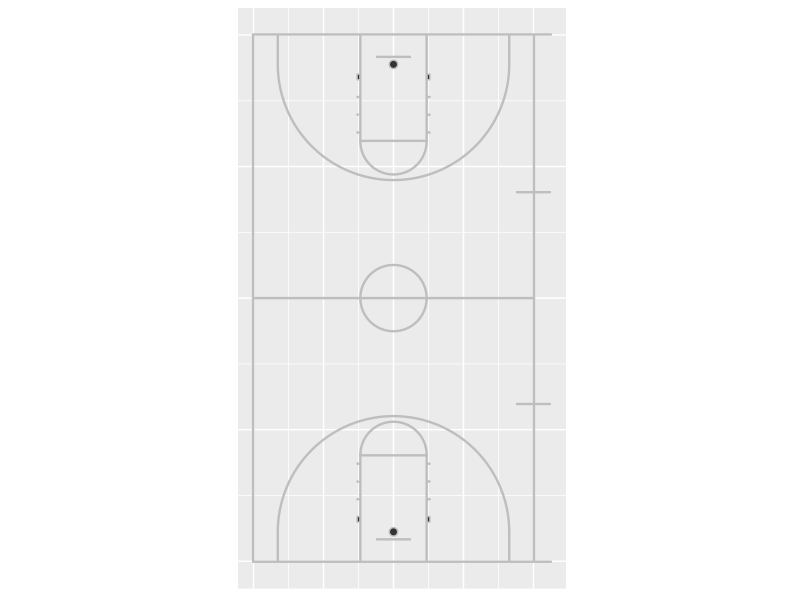
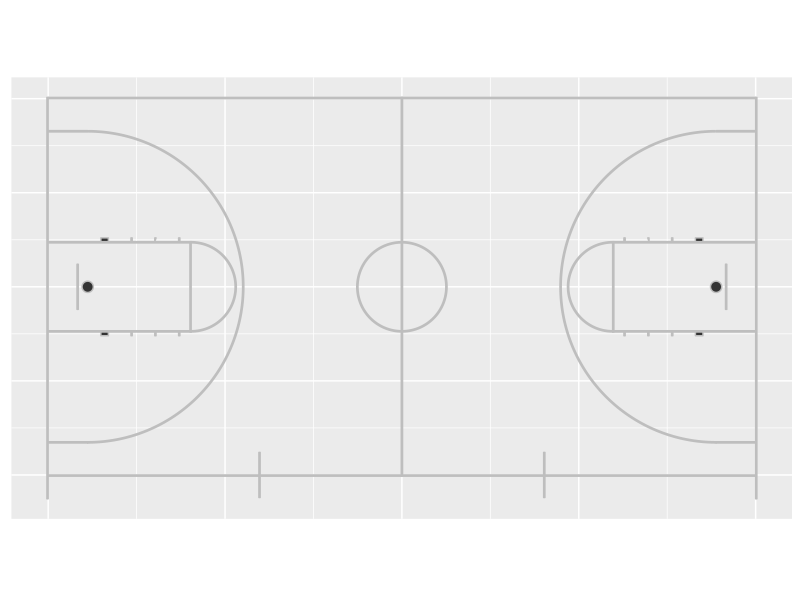
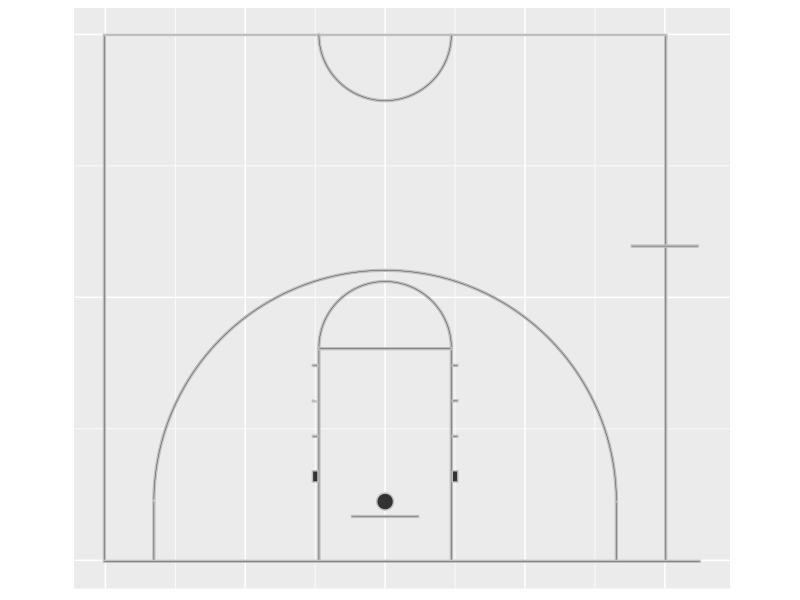
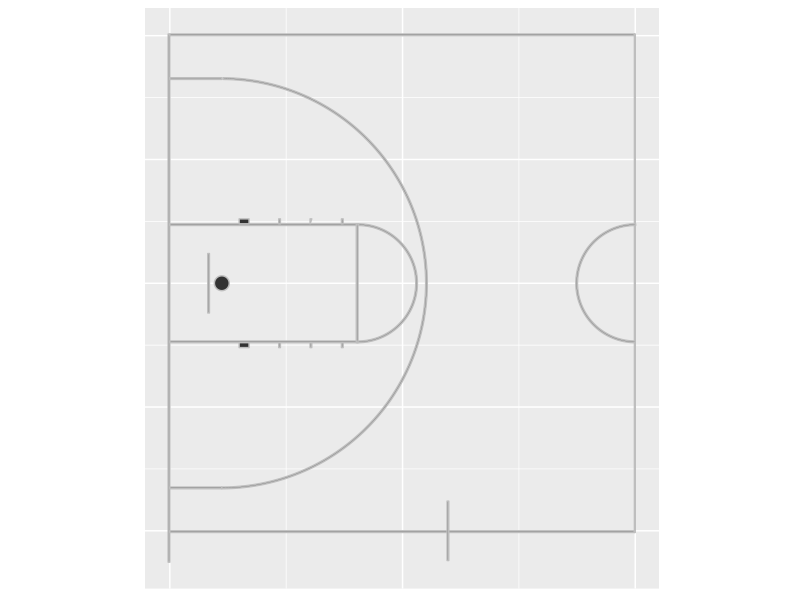
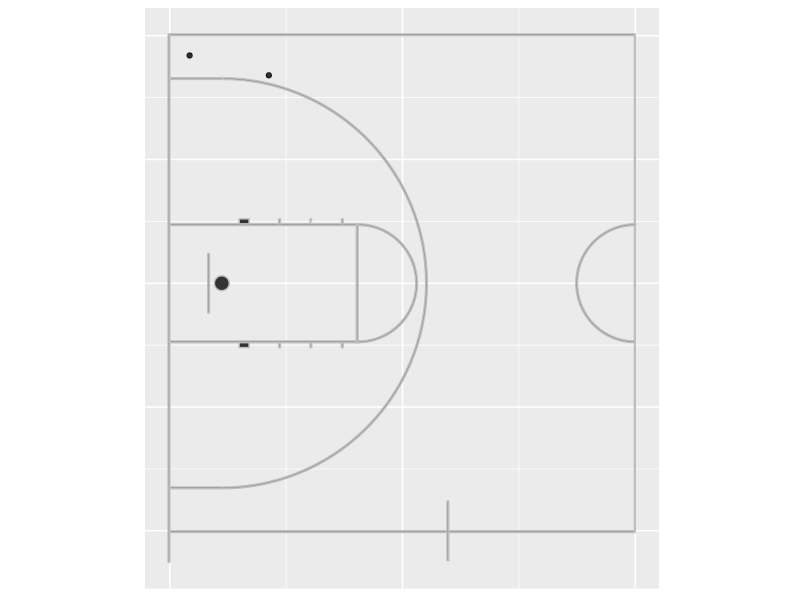

Recreate these plots in R, in order.
# Author : Ewen Gallic http://editerna.free.fr/wp/
# Date : 2014-08-03

# Any comments are welcome.

library(grid)
library(ggplot2)
library(gridExtra)
library(gtable)


###############
## FUNCTIONS ##
###############

# http://stackoverflow.com/questions/6862742/draw-a-circle-with-ggplot2
# Function to create circles
circle_fun <- function(center=c(0,0), diameter=1, npoints=500, start=0, end=2){
  tt <- seq(start*pi, end*pi, length.out=npoints)
  data.frame(
    x = center[1] + diameter / 2 * cos(tt),
    y = center[2] + diameter / 2 * sin(tt)
  )
}

# Gives y coordinates of the opposite side
rev_y <- function(y) 94-y

# Converts inches to feet
inches_to_feet <- function(x) x/12

# Given the angle theta and the court data frame,
# rotates the coordinates of the court by an angle theta
rotate_court <- function(court, theta=pi/2){
  court_r <- court
  court_r$x <- court_r$x / 180 * pi
  court_r$y <- court_r$y / 180 * pi
  matrice_r <- matrix(c(cos(theta), sin(theta), -sin(theta), cos(theta)), ncol = 2)
  coords_r <- apply(court_r[,c("x","y")], 1, function(x) x %*% matrice_r)
  court_r$x <- coords_r[1,] ; court_r$y <- coords_r[2,]
  court_r$x <- court_r$x * 180 / pi
  court_r$y <- court_r$y * 180 / pi
  return(court_r)
}

# From x and y coordinates for a line (represented by a polygon here),
# a number of group and a short description
# creates a data.frame for this line
# in order to use it with ggplot2.
new_coords <- function(x, y, group, descri){
  new_coords_df <- data.frame(x = x, y = y)
  new_coords_df$group <- group
  new_coords_df$side <- 1
  group <- group + 1
  
  # The same thing for the opposite side
  new_coords_df2 <- data.frame(x = x, y = rev_y(y))
  new_coords_df2$group <- group
  new_coords_df2$side <- 2
  group <<- group + 1
  
  # On reunit les donnees
  new_coords_df <- rbind(new_coords_df, new_coords_df2)
  new_coords_df$descri <- descri
  
  return(new_coords_df)
}

###############
## THE COURT ##
###############

# 3 pts circle
cercle_3pts.out <- circle_fun(center = c(25,inches_to_feet(63)), diameter = (20+inches_to_feet(9))*2)
cercle_3pts.in <- circle_fun(center = c(25,inches_to_feet(63)), diameter = (20+inches_to_feet(7))*2)
# Basket circle
cercle_ce <- circle_fun(center = c(25,5+3/12), diameter = 1.5)
# Free throw circle
cercle_lf.out <- circle_fun(center = c(25,19), diameter = 6*2)
cercle_lf.in <- circle_fun(center = c(25,19), diameter = (6-1/6)*2)
# Middle circle
cercle_mil.out <- circle_fun(center = c(25,47), diameter = 6*2)
cercle_mil.in <- circle_fun(center = c(25,47), diameter = (6-1/6)*2)


group <- 1 # We assign the first group, and it gets incremented with each use of new_coords()
court <- new_coords(c(0-1/6,0-1/6,53 + 1/6,53 + 1/6), c(0 - 1/6,0,0,0 - 1/6), group = group, descri = "ligne de fond")
court <- rbind(court, new_coords(x = c(0-1/6,0-1/6,0,0), y = c(0,47-1/12,47-1/12,0), group = group, descri = "ligne gauche"))
court <- rbind(court, new_coords(x = c(50,50,50+1/6,50+1/6), y = c(0,47-1/12,47-1/12,0), group = group, descri = "ligne droite"))
court <- rbind(court, new_coords(x = c(47,47,53,53), y = c(28,28+1/6,28+1/6,28), group = group, descri = "marque entraineur droite"))
court <- rbind(court, new_coords(x = c(inches_to_feet(51),inches_to_feet(51),inches_to_feet(51)+1/6,inches_to_feet(51)+1/6), y = c(0,inches_to_feet(63),inches_to_feet(63),0), group = group, descri = "3pts bas gauche"))
court <- rbind(court, new_coords(x = c(50-inches_to_feet(51)-1/6,50-inches_to_feet(51)-1/6,50-inches_to_feet(51),50-inches_to_feet(51)), y = c(0,inches_to_feet(63),inches_to_feet(63),0), group = group, descri = "3pts bas droit"))
court <- rbind(court, new_coords(x = c(19,19,19+1/6,19+1/6), y = c(0,19,19,0), group = group, descri = "LF bas gauche"))
court <- rbind(court, new_coords(x = c(31-1/6,31-1/6,31,31), y = c(0,19,19,0), group = group, descri = "LF bas droit"))
court <- rbind(court, new_coords(x = c(19,19,31,31), y = c(19-1/6,19,19,19-1/6), group = group, descri = "LF tireur"))
court <- rbind(court, new_coords(x = c(22, 22, 28, 28), y = c(4-1/6,4,4,4-1/6), group = group, descri = "planche"))
court <- rbind(court, new_coords(x = c(cercle_3pts.out[1:250,"x"], rev(cercle_3pts.in[1:250,"x"])),
                                 y = c(cercle_3pts.out[1:250,"y"], rev(cercle_3pts.in[1:250,"y"])), group = group, descri = "cercle 3pts"))
court <- rbind(court, new_coords(x = c(cercle_lf.out[1:250,"x"], rev(cercle_lf.in[1:250,"x"])),
                                 y = c(cercle_lf.out[1:250,"y"], rev(cercle_lf.in[1:250,"y"])), group = group, descri = "cercle LF haut"))
court <- rbind(court, new_coords(x = c(19-0.5,19-0.5,19,19), y = c(7,8,8,7), group = group, descri = "marque 1 LF gauche"))
court <- rbind(court, new_coords(x = c(19-0.5,19-0.5,19,19), y = c(11,11+inches_to_feet(2),11+inches_to_feet(2),11), group = group, descri = "marque 2 LF gauche"))
court <- rbind(court, new_coords(x = c(19-0.5,19-0.5,19,19), y = c(14+inches_to_feet(2),14+inches_to_feet(4),14+inches_to_feet(2),14+inches_to_feet(2)), group = group, descri = "marque 3 LF gauche"))
court <- rbind(court, new_coords(x = c(19-0.5,19-0.5,19,19), y = c(17+inches_to_feet(4),17+inches_to_feet(6),17+inches_to_feet(6),17+inches_to_feet(4)), group = group, descri = "marque 4 LF gauche"))
court <- rbind(court, new_coords(x = c(31,31,31+0.5,31+0.5), y = c(7,8,8,7), group = group, descri = "marque 1 LF droite"))
court <- rbind(court, new_coords(x = c(31,31,31+0.5,31+0.5), y = c(11,11+inches_to_feet(2),11+inches_to_feet(2),11), group = group, descri = "marque 2 LF droite"))
court <- rbind(court, new_coords(x = c(31,31,31+0.5,31+0.5), y = c(14+inches_to_feet(2),14+inches_to_feet(4),14+inches_to_feet(4),14+inches_to_feet(2)), group = group, descri = "marque 3 LF droite"))
court <- rbind(court, new_coords(x = c(0-1/6,0-1/6,50+1/6,50+1/6), y = c(94/2-1/12,94/2, 94/2, 94/2-1/12), group = group, descri = "ligne mediane"))
court <- rbind(court, new_coords(x = c(31,31,31+0.5,31+0.5), y = c(17+inches_to_feet(4),17+inches_to_feet(6),17+inches_to_feet(6),17+inches_to_feet(4)), group = group, descri = "marque 4 LF droite"))
court <- rbind(court, new_coords(x = c(cercle_mil.out[250:500,"x"], rev(cercle_mil.in[250:500,"x"])),
                                 y = c(cercle_mil.out[250:500,"y"], rev(cercle_mil.in[250:500,"y"])), group = group, descri = "cercle milieu grand"))
court <- rbind(court, new_coords(x = cercle_ce[,"x"], y = cercle_ce[,"y"], group = group, descri = "anneau"))

# The data.frame containing all coordinates for the court is now complete.
head(court)
tail(court)

###########
## PLOTS ##
###########

# Whole court 
P <- ggplot() + geom_polygon(data = court, aes(x = x, y = y, group = group), col = "gray") +
  coord_equal() +
  ylim(-2,96) +
  xlim(-5,55) +
  scale_x_continuous(breaks = c(0, 12.5, 25, 37.5, 50)) +
  scale_y_continuous(breaks = c(0, 23.5, 47, 70.5, 94)) +
  xlab("") + ylab("") +
  theme(axis.text.x = element_blank(),
        axis.text.y = element_blank(), axis.ticks.x = element_blank(),
        axis.ticks.y = element_blank(), axis.title = element_blank()
  )


P

# Whole court with rotation
P_180 <- ggplot() + geom_polygon(data = rotate_court(court, theta = pi/2), aes(x = x, y = y, group = group), col = "gray") +
  coord_equal() +
  xlim(-2,96) +
  ylim(-55,2) +
  scale_x_continuous(breaks = c(0, 23.5, 47, 70.5, 94)) +
  scale_y_continuous(breaks = c(0, -12.5, -25, -37.5, -50)) +
  xlab("") + ylab("") +
  theme(axis.text.x = element_blank(),
        axis.text.y = element_blank(), axis.ticks.x = element_blank(),
        axis.ticks.y = element_blank(), axis.title = element_blank()
  )

P_180


# Half court
P_half <- ggplot() + geom_polygon(data = court[court$side==1,], aes(x = x, y = y, group = group), col = "gray") +
  coord_equal() +
  xlim(-3,54) +
  ylim(-3,50) +
  scale_y_continuous(breaks = c(0, 23.5, 47)) +
  scale_x_continuous(breaks = c(0, 12.5, 25, 37.5, 50)) +
  xlab("") + ylab("") +
  theme(axis.text.x = element_blank(),
        axis.text.y = element_blank(), axis.ticks.x = element_blank(),
        axis.ticks.y = element_blank(), axis.title = element_blank()
  )
P_half

P_half_180 <- ggplot() + geom_polygon(data = rotate_court(court[court$side==1,], theta = pi/2), aes(x = x, y = y, group = group), col = "gray") +
  coord_equal() +
  xlim(-2,50) +
  ylim(-55,2) +
  scale_x_continuous(breaks = c(0, 23.5, 47)) +
  scale_y_continuous(breaks = c(0, -12.5, -25, -37.5, -50)) +
  xlab("") + ylab("") +
  theme(axis.text.x = element_blank(),
        axis.text.y = element_blank(), axis.ticks.x = element_blank(),
        axis.ticks.y = element_blank(), axis.title = element_blank()
  )
P_half_180


# Add some points to the graph

shoots <- data.frame(x = c(2,4), y = c(2,10), score = c(TRUE,FALSE))
# If you use a rotate function, don't forget to apply the same rotation
# to your shoots coordinates !
shoots <- rotate_court(shoots, theta = pi/2)


P_half_180 + geom_point(data = shoots, aes(x = x, y = y), alpha = .8) +
  scale_color_manual(values = c("TRUE" = "#00FF00", "FALSE" = "#FF0000"))
